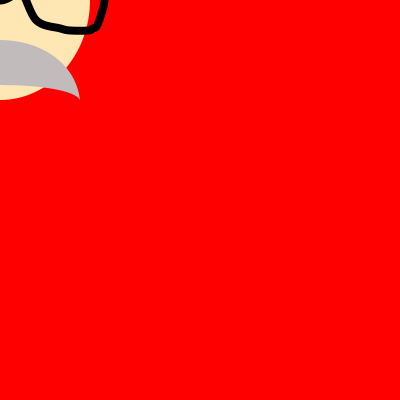
Frame 1 (no input)
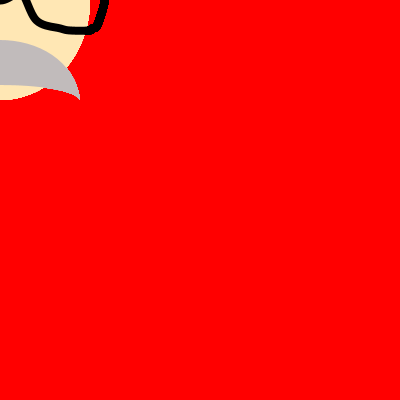
Frame 60 (the mouse pressed at the canvas centre just before this capture)
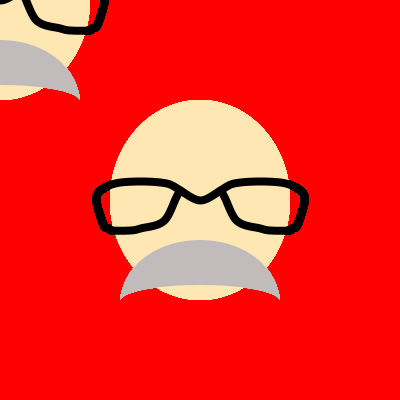
Frame 120 (the mouse held since frame 60 and released just before this capture)

The Processing sketch that drew these frames (run headless with seeded random() and noise(); from frame 60 on, the mouse is pressed at the canvas centre):

// Processing sketch: processing_111485
// ── processing_111485.pde

//HW5
//Yingri Guan
 
float wd, ht;
 
void setup(){
  size(400,400);
  smooth();
  wd = width/2;
  ht = height/2;
  background(255,0,0);   
}
    
void draw(){
  
    drawFace(mouseX, mouseY);
if (keyPressed) {
  if(key == ' '){
background(random(0,255),random(0,255),random(0,255));
}
}
}
   
  void drawFace(float x, float y){
  beginShape();
  //face
  fill(255,231,180);
  noStroke();
  ellipse( x, y, wd*0.9, ht);
  endShape();
  
  // glasses
  beginShape();
  stroke(0);
  strokeWeight(8);
  noFill();
  curveVertex ( x - wd * 0.14, y - ht * 0.08 );
  curveVertex ( x - wd * 0.10, y - ht * 0.05 );
  curveVertex ( x            , y);
  curveVertex ( x + wd * 0.10, y - ht * 0.05 );
  curveVertex ( x + wd * 0.14, y - ht * 0.08 );
  endShape();
    
  beginShape();
  stroke(0);
  strokeWeight(8);
  noFill();
  curveVertex ( x - wd * 0.10, y + ht * 0.10 );
  curveVertex ( x + wd * 0.10, y - ht * 0.05 );
    
  curveVertex ( x + wd * 0.20, y - ht * 0.09 );
  curveVertex ( x + wd * 0.40, y - ht * 0.09 );
  curveVertex ( x + wd * 0.50, y - ht * 0.05 );
  curveVertex ( x + wd * 0.52, y  );
  curveVertex ( x + wd * 0.50, y + ht * 0.08 );
  curveVertex ( x + wd * 0.48, y + ht * 0.13 );
  curveVertex ( x + wd * 0.46, y + ht * 0.14 );
  curveVertex ( x + wd * 0.44, y + ht * 0.15 );
  curveVertex ( x + wd * 0.35, y + ht * 0.15 );
  curveVertex ( x + wd * 0.30, y + ht * 0.14 );
  curveVertex ( x + wd * 0.18, y + ht * 0.10 );
    
  curveVertex ( x + wd * 0.10, y - ht * 0.05 );
  curveVertex ( x            , y - ht * 0.10 );
  endShape();
    
    
  beginShape();
  stroke(0);
  strokeWeight(8);
  noFill();
  curveVertex ( x + wd * 0.10, y + ht * 0.10 );
  curveVertex ( x - wd * 0.10, y - ht * 0.05 );
    
  curveVertex ( x - wd * 0.20, y - ht * 0.09 );
  curveVertex ( x - wd * 0.40, y - ht * 0.09 );
  curveVertex ( x - wd * 0.50, y - ht * 0.05 );
  curveVertex ( x - wd * 0.52, y  );
  curveVertex ( x - wd * 0.50, y + ht * 0.08 );
  curveVertex ( x - wd * 0.48, y + ht * 0.13 );
  curveVertex ( x - wd * 0.46, y + ht * 0.14 );
  curveVertex ( x - wd * 0.44, y + ht * 0.15 );
  curveVertex ( x - wd * 0.35, y + ht * 0.15 );
  curveVertex ( x - wd * 0.30, y + ht * 0.14 );
  curveVertex ( x - wd * 0.18, y + ht * 0.10 );
    
  curveVertex ( x - wd * 0.10, y - ht * 0.05 );
  curveVertex ( x            , y - ht * 0.10 );
  endShape();
  
  //beard
    
  beginShape();
  noStroke();
  fill(193, 187, 187);
  vertex(x-wd*0.40, y + ht*0.5);
  bezierVertex(x-wd*0.35, y+ht*0.10, x+wd*0.35, y+ht*0.10, x+wd*0.40, y+ht*0.50);
  bezierVertex(x+wd*0.35, y+ht*0.40, x-wd*0.35, y+ht*0.40, x-wd*0.40, y+ht*0.50);
  endShape();
}
